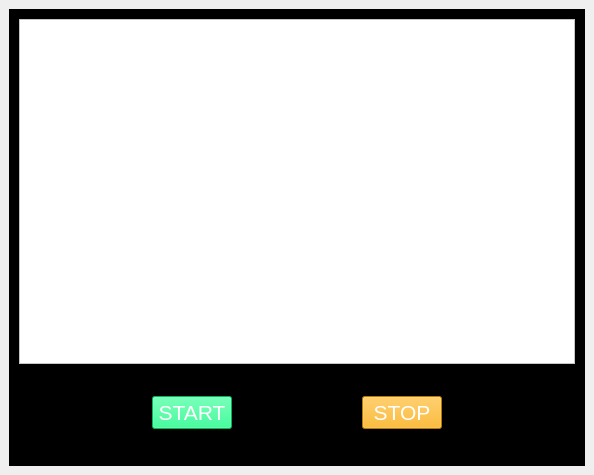
<?xml version="1.0" encoding="UTF-8"?>
<ui version="4.0">
 <class>MainWindowDetectObject</class>
 <widget class="QMainWindow" name="MainWindowDetectObject">
  <property name="geometry">
   <rect>
    <x>0</x>
    <y>0</y>
    <width>594</width>
    <height>475</height>
   </rect>
  </property>
  <property name="windowTitle">
   <string>Detect Object</string>
  </property>
  <widget class="QWidget" name="centralwidget">
   <layout class="QHBoxLayout" name="horizontalLayout">
    <item>
     <widget class="QFrame" name="frame">
      <property name="styleSheet">
       <string notr="true">background-color: rgb(0, 0, 0);</string>
      </property>
      <property name="frameShape">
       <enum>QFrame::StyledPanel</enum>
      </property>
      <property name="frameShadow">
       <enum>QFrame::Raised</enum>
      </property>
      <layout class="QVBoxLayout" name="verticalLayout" stretch="20,5">
       <item>
        <widget class="QFrame" name="frame_2">
         <property name="styleSheet">
          <string notr="true">background-color: rgb(255, 255, 255);</string>
         </property>
         <property name="frameShape">
          <enum>QFrame::StyledPanel</enum>
         </property>
         <property name="frameShadow">
          <enum>QFrame::Raised</enum>
         </property>
         <layout class="QHBoxLayout" name="horizontalLayout_3">
          <item>
           <widget class="QLabel" name="lblVideoCapture">
            <property name="styleSheet">
             <string notr="true">background-color: rgb(255, 255, 255);</string>
            </property>
            <property name="text">
             <string/>
            </property>
           </widget>
          </item>
         </layout>
        </widget>
       </item>
       <item>
        <widget class="QFrame" name="frame_3">
         <property name="styleSheet">
          <string notr="true">border-color: rgb(85, 255, 255);
</string>
         </property>
         <property name="frameShape">
          <enum>QFrame::StyledPanel</enum>
         </property>
         <property name="frameShadow">
          <enum>QFrame::Raised</enum>
         </property>
         <layout class="QHBoxLayout" name="horizontalLayout_2">
          <item>
           <spacer name="horizontalSpacer_2">
            <property name="orientation">
             <enum>Qt::Horizontal</enum>
            </property>
            <property name="sizeHint" stdset="0">
             <size>
              <width>40</width>
              <height>20</height>
             </size>
            </property>
           </spacer>
          </item>
          <item>
           <widget class="QPushButton" name="btnStart">
            <property name="font">
             <font>
              <pointsize>16</pointsize>
             </font>
            </property>
            <property name="styleSheet">
             <string notr="true">color: rgb(255, 255, 255);
background-color: rgb(0, 255, 127);</string>
            </property>
            <property name="text">
             <string>START</string>
            </property>
           </widget>
          </item>
          <item>
           <spacer name="horizontalSpacer">
            <property name="orientation">
             <enum>Qt::Horizontal</enum>
            </property>
            <property name="sizeHint" stdset="0">
             <size>
              <width>40</width>
              <height>20</height>
             </size>
            </property>
           </spacer>
          </item>
          <item>
           <widget class="QPushButton" name="btnStop">
            <property name="font">
             <font>
              <pointsize>16</pointsize>
             </font>
            </property>
            <property name="styleSheet">
             <string notr="true">color: rgb(255, 255, 255);
background-color: rgb(255, 170, 0);</string>
            </property>
            <property name="text">
             <string>STOP</string>
            </property>
           </widget>
          </item>
          <item>
           <spacer name="horizontalSpacer_3">
            <property name="orientation">
             <enum>Qt::Horizontal</enum>
            </property>
            <property name="sizeHint" stdset="0">
             <size>
              <width>40</width>
              <height>20</height>
             </size>
            </property>
           </spacer>
          </item>
         </layout>
        </widget>
       </item>
      </layout>
     </widget>
    </item>
   </layout>
  </widget>
 </widget>
 <resources/>
 <connections/>
</ui>
